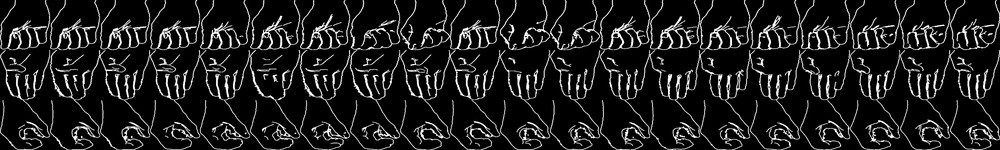
#> input picture LabelsPage.png, 1000 x 150 px, shrunk from 3000 x 450 before the run
$ jupyter execute --allow-errors final_project_asl.ipynb
#> lines starting #> are read from the running program, lines starting #| are printed output that depends on the picture
[cell 1]
# Imports
import os.path
import numpy as np
from numpy import fft
import scipy.ndimage as ndi
import skimage as ski
from skimage import io
from skimage import feature
from skimage import filters
from skimage import color
from skimage import segmentation
from sklearn import cluster # scikit-learn: a machine learning library
import matplotlib as mpl
import matplotlib.pylab as plt
import cv2

# Pull from ImageProcessing Repo
if os.path.isdir('ImageProcessingF2021'):
    !git -C ImageProcessingF2021 pull
else:
    !git clone https://github.com/MoravianCollege/ImageProcessingF2021.git

from ImageProcessingF2021.video import run_video

mpl.rcParams['figure.figsize'] = (10,10)
plt.gray();

[cell 2]
# [19 lines left out: function equalizeHistogram, not called in this run]

[cell 3]
# Ranges used by image_in_range function
lower1 = np.array([0, 39, 31], np.uint8)
upper1 = np.array([50, 255, 255], np.uint8)

lower2 = np.array([65, 98, 0], np.uint8)
upper2 = np.array([179, 255, 255], np.uint8)

clahe = cv2.createCLAHE(clipLimit=2.0, tileGridSize=(21,21))

# [19 lines left out: functions image_in_range, color_mask, not called in this run]

[cell 4]
# [23 lines left out: function get_outline, not called in this run]

#> (a cell that did not finish here is left out)

#> (a cell that did not finish here is left out)

[cell 7]
# Code to save every frame
i = 0
# [13 lines left out: function saver, not called in this run]

[cell 8]
def hand_feature_vectors(im):
    """
    This is a very simple feature vector set: just the pixel values in their original order
    (after forcing the image size to be 150x150).
    """
    return cv2.resize(im.astype('float'), (150, 150)).ravel()

def extract_training_hands(im, fv=hand_feature_vectors):
    """
    Extracts the training hands from the given image. The image must have 3 rows with
    each row a different letter but the same height. The hands must be square. Every
    hand image is sent to the given feature vector function which must return a 1D
    set of values that are the features for that image. The same function will later be
    used to make the feature vectors for the hands being identified.

    This returns two arrays:
        feature_vectors: NxM where N is # examples and M is # features for each example
        labels:          Nx1
    """
    feature_vectors = []
    labels = []
    src_height = im.shape[0] // 3 #26 for full alphabet
#> src_height = 50
    src_width = im.shape[1] // 20 #20 is the number of original samples per letter
#> src_width = 50

    # height 150
    # width 150

    count = im.shape[1] // src_width
#> count = 20
    for hand in range(3):
        row = im[hand*src_height:(hand+1)*src_width]
        for i in range(count):
            single_hand = row[:, i*src_width:(i+1)*src_width]
            feature_vectors.append(fv(single_hand))
            labels.append(hand)
            # Stretch Vertically
            feature_vectors.append(fv(single_hand[1:-1]))
            labels.append(hand)

            # Stretch Horizontally
            feature_vectors.append(fv(single_hand[:, 1:-1]))
            labels.append(hand)

            # Pad
            feature_vectors.append(fv(np.pad(single_hand, 2)))
            labels.append(hand)

            # Rotate
            feature_vectors.append(fv(ndi.rotate(single_hand, 15)))
            labels.append(hand)
#> this loop made 3 passes
#> pass 1, in extract_training_hands, `row = im[hand*src_height:(hand+1)*src_width]`:
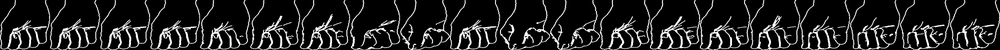
#> row: shape (50, 1000); min 0, max 255, mean 33.5
#> pass 2, in extract_training_hands, `row = im[hand*src_height:(hand+1)*src_width]`:
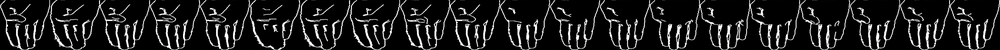
#> row: shape (50, 1000); min 0, max 255, mean 30.8
#> pass 3, in extract_training_hands, `row = im[hand*src_height:(hand+1)*src_width]`:
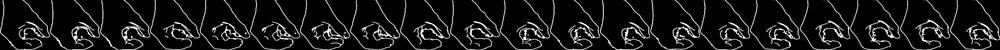
#> row: shape (50, 1000); min 0, max 255, mean 23.8
#> after the loop:
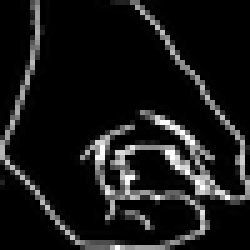
#> single_hand: shape (50, 50) (shown 5 times larger); min 0, max 255, mean 24.5
#> after the loop, feature_vectors = 300 items; labels = 300 values from 0 to 2

    return np.array(feature_vectors, dtype=np.float32), np.array(labels).reshape(-1, 1)

[cell 9]
alphabet_im = io.imread('LabelsPage.png')[:, :, 0]
plt.imshow(alphabet_im)

[cell 10]
fv, lbls = extract_training_hands(alphabet_im)
#> lbls = 300 values from 0 to 2

[cell 11]
for shift in ((0,0), (1,1), (-1,-1), (1,0), (0,1), (-1,0), (0,-1),
                (2,2), (-2,-2), (0,2), (2,0), (-2,0), (0,-2),
                (3,3), (-3,-3), (0,3), (3,0), (-3,0), (0,-3)):
    shifted = ndi.shift(alphabet_im, shift)

    # Extract the feature vectors and labels for the hands
    fv, lbls = extract_training_hands(shifted)
    feature_vectors = [fv]
    labels = [lbls]

    # Dilate training data
    fv, lbls = extract_training_hands(ndi.grey_dilation(alphabet_im, 3))
    feature_vectors.append(fv)
    labels.append(lbls)

    # Erode training data
    fv, lbls = extract_training_hands(ndi.grey_erosion(alphabet_im, 3))
    feature_vectors.append(fv)
    labels.append(lbls)

    feature_vectors = np.concatenate(feature_vectors)
    labels = np.concatenate(labels)
#> this loop made 19 passes
#> pass 1, `feature_vectors = np.concatenate(feature_vectors)`:
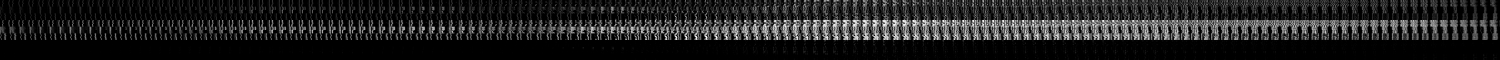
#> feature_vectors: shape (900, 22500) float32 (shown at 1/15 size); min 0, max 255, mean 32.8
#> pass 2, `shifted = ndi.shift(alphabet_im, shift)`:
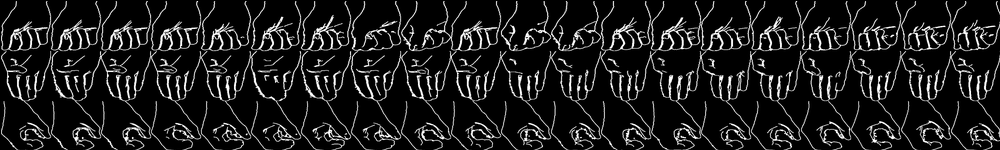
#> shifted: shape (150, 1000); min 0, max 255, mean 29
#> pass 3, `shifted = ndi.shift(alphabet_im, shift)`:
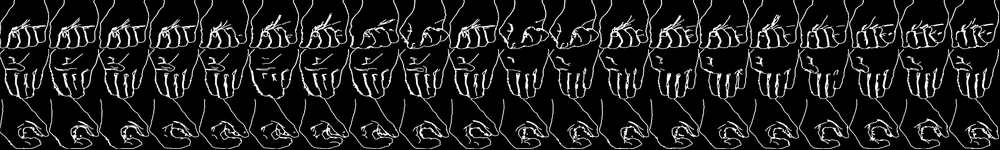
#> shifted: shape (150, 1000); min 0, max 255, mean 29.2
#> after the loop:
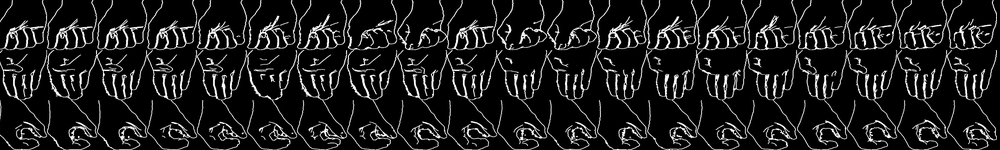
#> shifted: shape (150, 1000); min 0, max 255, mean 29.2

# TAKES ABOUT 22 SECONDS for all transformations on training data

[cell 12]
# Create and train the classifier
knn = cv2.ml.KNearest_create()
knn.train(fv, cv2.ml.ROW_SAMPLE, lbls)
#> Out = True

[cell 13]
# Testing classifier on test image set (not images trained on)
_, letters, _, scores = knn.findNearest(hand_feature_vectors(io.imread('alphabet/test_images/a1.png')).astype(dtype=np.float32)[None, :], k=4)
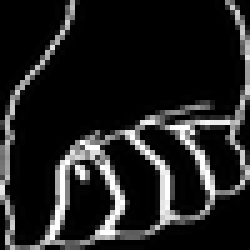
#> input picture alphabet/test_images/a1.png, 50 x 50 px, shrunk from 150 x 150 before the run (shown 5 times larger)
#> letters = [0]; scores = [[105968936, 106141560, 106191736, 106490248]]
print(letters, scores)
#| [[0.]] [[1.05968936e+08 1.06141560e+08 1.06191736e+08 1.06490248e+08]]
